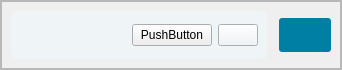
                  <widget class="QFrame" name="frame_14">
                   <property name="maximumSize">
                    <size>
                     <width>16777215</width>
                     <height>70</height>
                    </size>
                   </property>
                   <property name="frameShape">
                    <enum>QFrame::StyledPanel</enum>
                   </property>
                   <property name="frameShadow">
                    <enum>QFrame::Raised</enum>
                   </property>
                   <layout class="QHBoxLayout" name="horizontalLayout_29">
                    <property name="spacing">
                     <number>0</number>
                    </property>
                    <property name="leftMargin">
                     <number>0</number>
                    </property>
                    <property name="topMargin">
                     <number>0</number>
                    </property>
                    <property name="rightMargin">
                     <number>0</number>
                    </property>
                    <property name="bottomMargin">
                     <number>0</number>
                    </property>
                    <item>
                     <widget class="QFrame" name="frame_20">
                      <property name="maximumSize">
                       <size>
                        <width>500</width>
                        <height>16777215</height>
                       </size>
                      </property>
                      <property name="frameShape">
                       <enum>QFrame::StyledPanel</enum>
                      </property>
                      <property name="frameShadow">
                       <enum>QFrame::Raised</enum>
                      </property>
                      <layout class="QHBoxLayout" name="horizontalLayout_28">
                       <property name="spacing">
                        <number>12</number>
                       </property>
                       <item>
                        <widget class="QFrame" name="frame_19">
                         <property name="styleSheet">
                          <string notr="true">#frame_19{
	background-color: #eff4f7;
	border-radius: 5px;
}</string>
                         </property>
                         <property name="frameShape">
                          <enum>QFrame::StyledPanel</enum>
                         </property>
                         <property name="frameShadow">
                          <enum>QFrame::Raised</enum>
                         </property>
                         <layout class="QHBoxLayout" name="horizontalLayout_27">
                          <item>
                           <widget class="QLineEdit" name="lineEdit">
                            <property name="minimumSize">
                             <size>
                              <width>0</width>
                              <height>30</height>
                             </size>
                            </property>
                            <property name="styleSheet">
                             <string notr="true">color: rgb(0, 0, 0);
background-color: transparent;
border : none;</string>
                            </property>
                           </widget>
                          </item>
                          <item>
                           <widget class="QPushButton" name="pushButton_13">
                            <property name="text">
                             <string>PushButton</string>
                            </property>
                           </widget>
                          </item>
                          <item>
                           <widget class="QPushButton" name="pushButton_3">
                            <property name="styleSheet">
                             <string notr="true">background-color: #eff4f7;</string>
                            </property>
                            <property name="text">
                             <string/>
                            </property>
                            <property name="icon">
                             <iconset resource="icons.qrc">
                              <normaloff>:/icons/search.svg</normaloff>:/icons/search.svg</iconset>
                            </property>
                            <property name="iconSize">
                             <size>
                              <width>30</width>
                              <height>30</height>
                             </size>
                            </property>
                           </widget>
                          </item>
                         </layout>
                        </widget>
                       </item>
                       <item>
                        <widget class="QPushButton" name="btnAddMember">
                         <property name="styleSheet">
                          <string notr="true">background-color: #007fa4;
padding : 10px;
border-radius : 3px;</string>
                         </property>
                         <property name="text">
                          <string/>
                         </property>
                         <property name="icon">
                          <iconset resource="icons.qrc">
                           <normaloff>:/iconWhite/user-plus.svg</normaloff>:/iconWhite/user-plus.svg</iconset>
                         </property>
                         <property name="iconSize">
                          <size>
                           <width>40</width>
                           <height>40</height>
                          </size>
                         </property>
                        </widget>
                       </item>
                      </layout>
                     </widget>
                    </item>
                   </layout>
                  </widget>
